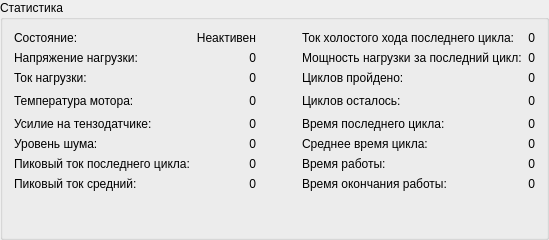
           <widget class="QGroupBox" name="gb_stats">
            <property name="sizePolicy">
             <sizepolicy hsizetype="Expanding" vsizetype="Preferred">
              <horstretch>0</horstretch>
              <verstretch>0</verstretch>
             </sizepolicy>
            </property>
            <property name="minimumSize">
             <size>
              <width>50</width>
              <height>240</height>
             </size>
            </property>
            <property name="maximumSize">
             <size>
              <width>16777215</width>
              <height>240</height>
             </size>
            </property>
            <property name="title">
             <string>Статистика</string>
            </property>
            <layout class="QGridLayout" name="gridLayout_4">
             <item row="6" column="0">
              <widget class="QLabel" name="l_peakcurrent">
               <property name="sizePolicy">
                <sizepolicy hsizetype="Expanding" vsizetype="Preferred">
                 <horstretch>0</horstretch>
                 <verstretch>0</verstretch>
                </sizepolicy>
               </property>
               <property name="text">
                <string>Пиковый ток последнего цикла:</string>
               </property>
              </widget>
             </item>
             <item row="0" column="0">
              <widget class="QLabel" name="l_globalstate">
               <property name="sizePolicy">
                <sizepolicy hsizetype="Expanding" vsizetype="Preferred">
                 <horstretch>0</horstretch>
                 <verstretch>0</verstretch>
                </sizepolicy>
               </property>
               <property name="text">
                <string>Состояние:</string>
               </property>
              </widget>
             </item>
             <item row="6" column="1">
              <widget class="QLabel" name="label_26">
               <property name="sizePolicy">
                <sizepolicy hsizetype="MinimumExpanding" vsizetype="Preferred">
                 <horstretch>0</horstretch>
                 <verstretch>0</verstretch>
                </sizepolicy>
               </property>
               <property name="text">
                <string>0</string>
               </property>
               <property name="alignment">
                <set>Qt::AlignRight|Qt::AlignTrailing|Qt::AlignVCenter</set>
               </property>
              </widget>
             </item>
             <item row="7" column="4">
              <widget class="QLabel" name="label_35">
               <property name="sizePolicy">
                <sizepolicy hsizetype="MinimumExpanding" vsizetype="Preferred">
                 <horstretch>0</horstretch>
                 <verstretch>0</verstretch>
                </sizepolicy>
               </property>
               <property name="text">
                <string>0</string>
               </property>
               <property name="alignment">
                <set>Qt::AlignRight|Qt::AlignTrailing|Qt::AlignVCenter</set>
               </property>
              </widget>
             </item>
             <item row="5" column="0">
              <widget class="QLabel" name="l_noise">
               <property name="sizePolicy">
                <sizepolicy hsizetype="Expanding" vsizetype="Preferred">
                 <horstretch>0</horstretch>
                 <verstretch>0</verstretch>
                </sizepolicy>
               </property>
               <property name="text">
                <string>Уровень шума:</string>
               </property>
              </widget>
             </item>
             <item row="1" column="0">
              <widget class="QLabel" name="l_voltage">
               <property name="sizePolicy">
                <sizepolicy hsizetype="Expanding" vsizetype="Preferred">
                 <horstretch>0</horstretch>
                 <verstretch>0</verstretch>
                </sizepolicy>
               </property>
               <property name="text">
                <string>Напряжение нагрузки:</string>
               </property>
              </widget>
             </item>
             <item row="7" column="0">
              <widget class="QLabel" name="l_peakcurrentmean">
               <property name="sizePolicy">
                <sizepolicy hsizetype="Expanding" vsizetype="Preferred">
                 <horstretch>0</horstretch>
                 <verstretch>0</verstretch>
                </sizepolicy>
               </property>
               <property name="text">
                <string>Пиковый ток средний:</string>
               </property>
              </widget>
             </item>
             <item row="7" column="1">
              <widget class="QLabel" name="label_27">
               <property name="sizePolicy">
                <sizepolicy hsizetype="MinimumExpanding" vsizetype="Preferred">
                 <horstretch>0</horstretch>
                 <verstretch>0</verstretch>
                </sizepolicy>
               </property>
               <property name="text">
                <string>0</string>
               </property>
               <property name="alignment">
                <set>Qt::AlignRight|Qt::AlignTrailing|Qt::AlignVCenter</set>
               </property>
              </widget>
             </item>
             <item row="5" column="1">
              <widget class="QLabel" name="label_25">
               <property name="sizePolicy">
                <sizepolicy hsizetype="MinimumExpanding" vsizetype="Preferred">
                 <horstretch>0</horstretch>
                 <verstretch>0</verstretch>
                </sizepolicy>
               </property>
               <property name="text">
                <string>0</string>
               </property>
               <property name="alignment">
                <set>Qt::AlignRight|Qt::AlignTrailing|Qt::AlignVCenter</set>
               </property>
              </widget>
             </item>
             <item row="4" column="0">
              <widget class="QLabel" name="l_force">
               <property name="sizePolicy">
                <sizepolicy hsizetype="Expanding" vsizetype="Preferred">
                 <horstretch>0</horstretch>
                 <verstretch>0</verstretch>
                </sizepolicy>
               </property>
               <property name="text">
                <string>Усилие на тензодатчике:</string>
               </property>
              </widget>
             </item>
             <item row="0" column="1">
              <widget class="QLabel" name="label_2">
               <property name="sizePolicy">
                <sizepolicy hsizetype="MinimumExpanding" vsizetype="Preferred">
                 <horstretch>0</horstretch>
                 <verstretch>0</verstretch>
                </sizepolicy>
               </property>
               <property name="text">
                <string>Неактивен</string>
               </property>
               <property name="alignment">
                <set>Qt::AlignRight|Qt::AlignTrailing|Qt::AlignVCenter</set>
               </property>
              </widget>
             </item>
             <item row="0" column="3">
              <widget class="QLabel" name="l_freecurrent">
               <property name="sizePolicy">
                <sizepolicy hsizetype="Expanding" vsizetype="Preferred">
                 <horstretch>0</horstretch>
                 <verstretch>0</verstretch>
                </sizepolicy>
               </property>
               <property name="text">
                <string>Ток холостого хода последнего цикла:</string>
               </property>
              </widget>
             </item>
             <item row="3" column="2">
              <spacer name="horizontalSpacer">
               <property name="orientation">
                <enum>Qt::Horizontal</enum>
               </property>
               <property name="sizeHint" stdset="0">
                <size>
                 <width>40</width>
                 <height>20</height>
                </size>
               </property>
              </spacer>
             </item>
             <item row="16" column="0">
              <spacer name="verticalSpacer">
               <property name="orientation">
                <enum>Qt::Vertical</enum>
               </property>
               <property name="sizeHint" stdset="0">
                <size>
                 <width>20</width>
                 <height>40</height>
                </size>
               </property>
              </spacer>
             </item>
             <item row="5" column="4">
              <widget class="QLabel" name="label_33">
               <property name="sizePolicy">
                <sizepolicy hsizetype="MinimumExpanding" vsizetype="Preferred">
                 <horstretch>0</horstretch>
                 <verstretch>0</verstretch>
                </sizepolicy>
               </property>
               <property name="text">
                <string>0</string>
               </property>
               <property name="alignment">
                <set>Qt::AlignRight|Qt::AlignTrailing|Qt::AlignVCenter</set>
               </property>
              </widget>
             </item>
             <item row="3" column="0">
              <widget class="QLabel" name="l_motortemp">
               <property name="sizePolicy">
                <sizepolicy hsizetype="Expanding" vsizetype="Preferred">
                 <horstretch>0</horstretch>
                 <verstretch>0</verstretch>
                </sizepolicy>
               </property>
               <property name="text">
                <string>Температура мотора:</string>
               </property>
              </widget>
             </item>
             <item row="3" column="4">
              <widget class="QLabel" name="label_31">
               <property name="sizePolicy">
                <sizepolicy hsizetype="MinimumExpanding" vsizetype="Preferred">
                 <horstretch>0</horstretch>
                 <verstretch>0</verstretch>
                </sizepolicy>
               </property>
               <property name="text">
                <string>0</string>
               </property>
               <property name="alignment">
                <set>Qt::AlignRight|Qt::AlignTrailing|Qt::AlignVCenter</set>
               </property>
              </widget>
             </item>
             <item row="1" column="4">
              <widget class="QLabel" name="label_29">
               <property name="sizePolicy">
                <sizepolicy hsizetype="MinimumExpanding" vsizetype="Preferred">
                 <horstretch>0</horstretch>
                 <verstretch>0</verstretch>
                </sizepolicy>
               </property>
               <property name="text">
                <string>0</string>
               </property>
               <property name="alignment">
                <set>Qt::AlignRight|Qt::AlignTrailing|Qt::AlignVCenter</set>
               </property>
              </widget>
             </item>
             <item row="6" column="3">
              <widget class="QLabel" name="l_worktime">
               <property name="sizePolicy">
                <sizepolicy hsizetype="Expanding" vsizetype="Preferred">
                 <horstretch>0</horstretch>
                 <verstretch>0</verstretch>
                </sizepolicy>
               </property>
               <property name="text">
                <string>Время работы:</string>
               </property>
              </widget>
             </item>
             <item row="3" column="1">
              <widget class="QLabel" name="label_23">
               <property name="sizePolicy">
                <sizepolicy hsizetype="MinimumExpanding" vsizetype="Preferred">
                 <horstretch>0</horstretch>
                 <verstretch>0</verstretch>
                </sizepolicy>
               </property>
               <property name="text">
                <string>0</string>
               </property>
               <property name="alignment">
                <set>Qt::AlignRight|Qt::AlignTrailing|Qt::AlignVCenter</set>
               </property>
              </widget>
             </item>
             <item row="5" column="3">
              <widget class="QLabel" name="l_meancycletime">
               <property name="sizePolicy">
                <sizepolicy hsizetype="Expanding" vsizetype="Preferred">
                 <horstretch>0</horstretch>
                 <verstretch>0</verstretch>
                </sizepolicy>
               </property>
               <property name="text">
                <string>Среднее время цикла:</string>
               </property>
              </widget>
             </item>
             <item row="2" column="3">
              <widget class="QLabel" name="l_cyclescurrent">
               <property name="sizePolicy">
                <sizepolicy hsizetype="Expanding" vsizetype="Preferred">
                 <horstretch>0</horstretch>
                 <verstretch>0</verstretch>
                </sizepolicy>
               </property>
               <property name="text">
                <string>Циклов пройдено:</string>
               </property>
              </widget>
             </item>
             <item row="7" column="3">
              <widget class="QLabel" name="l_workendtime">
               <property name="sizePolicy">
                <sizepolicy hsizetype="Expanding" vsizetype="Preferred">
                 <horstretch>0</horstretch>
                 <verstretch>0</verstretch>
                </sizepolicy>
               </property>
               <property name="text">
                <string>Время окончания работы:</string>
               </property>
              </widget>
             </item>
             <item row="4" column="4">
              <widget class="QLabel" name="label_32">
               <property name="sizePolicy">
                <sizepolicy hsizetype="MinimumExpanding" vsizetype="Preferred">
                 <horstretch>0</horstretch>
                 <verstretch>0</verstretch>
                </sizepolicy>
               </property>
               <property name="text">
                <string>0</string>
               </property>
               <property name="alignment">
                <set>Qt::AlignRight|Qt::AlignTrailing|Qt::AlignVCenter</set>
               </property>
              </widget>
             </item>
             <item row="2" column="0">
              <widget class="QLabel" name="l_current">
               <property name="sizePolicy">
                <sizepolicy hsizetype="Expanding" vsizetype="Preferred">
                 <horstretch>0</horstretch>
                 <verstretch>0</verstretch>
                </sizepolicy>
               </property>
               <property name="text">
                <string>Ток нагрузки:</string>
               </property>
              </widget>
             </item>
             <item row="1" column="3">
              <widget class="QLabel" name="l_loadcurrent">
               <property name="sizePolicy">
                <sizepolicy hsizetype="Expanding" vsizetype="Preferred">
                 <horstretch>0</horstretch>
                 <verstretch>0</verstretch>
                </sizepolicy>
               </property>
               <property name="text">
                <string>Мощность нагрузки за последний цикл:</string>
               </property>
              </widget>
             </item>
             <item row="6" column="4">
              <widget class="QLabel" name="label_34">
               <property name="sizePolicy">
                <sizepolicy hsizetype="MinimumExpanding" vsizetype="Preferred">
                 <horstretch>0</horstretch>
                 <verstretch>0</verstretch>
                </sizepolicy>
               </property>
               <property name="text">
                <string>0</string>
               </property>
               <property name="alignment">
                <set>Qt::AlignRight|Qt::AlignTrailing|Qt::AlignVCenter</set>
               </property>
              </widget>
             </item>
             <item row="4" column="1">
              <widget class="QLabel" name="label_24">
               <property name="sizePolicy">
                <sizepolicy hsizetype="MinimumExpanding" vsizetype="Preferred">
                 <horstretch>0</horstretch>
                 <verstretch>0</verstretch>
                </sizepolicy>
               </property>
               <property name="text">
                <string>0</string>
               </property>
               <property name="alignment">
                <set>Qt::AlignRight|Qt::AlignTrailing|Qt::AlignVCenter</set>
               </property>
              </widget>
             </item>
             <item row="1" column="1">
              <widget class="QLabel" name="label_21">
               <property name="sizePolicy">
                <sizepolicy hsizetype="MinimumExpanding" vsizetype="Preferred">
                 <horstretch>0</horstretch>
                 <verstretch>0</verstretch>
                </sizepolicy>
               </property>
               <property name="text">
                <string>0</string>
               </property>
               <property name="alignment">
                <set>Qt::AlignRight|Qt::AlignTrailing|Qt::AlignVCenter</set>
               </property>
              </widget>
             </item>
             <item row="2" column="1">
              <widget class="QLabel" name="label_22">
               <property name="sizePolicy">
                <sizepolicy hsizetype="MinimumExpanding" vsizetype="Preferred">
                 <horstretch>0</horstretch>
                 <verstretch>0</verstretch>
                </sizepolicy>
               </property>
               <property name="text">
                <string>0</string>
               </property>
               <property name="alignment">
                <set>Qt::AlignRight|Qt::AlignTrailing|Qt::AlignVCenter</set>
               </property>
              </widget>
             </item>
             <item row="2" column="4">
              <widget class="QLabel" name="label_30">
               <property name="sizePolicy">
                <sizepolicy hsizetype="MinimumExpanding" vsizetype="Preferred">
                 <horstretch>0</horstretch>
                 <verstretch>0</verstretch>
                </sizepolicy>
               </property>
               <property name="text">
                <string>0</string>
               </property>
               <property name="alignment">
                <set>Qt::AlignRight|Qt::AlignTrailing|Qt::AlignVCenter</set>
               </property>
              </widget>
             </item>
             <item row="0" column="4">
              <widget class="QLabel" name="label_28">
               <property name="sizePolicy">
                <sizepolicy hsizetype="MinimumExpanding" vsizetype="Preferred">
                 <horstretch>0</horstretch>
                 <verstretch>0</verstretch>
                </sizepolicy>
               </property>
               <property name="text">
                <string>0</string>
               </property>
               <property name="alignment">
                <set>Qt::AlignRight|Qt::AlignTrailing|Qt::AlignVCenter</set>
               </property>
              </widget>
             </item>
             <item row="3" column="3">
              <widget class="QLabel" name="l_cycleselapsed">
               <property name="sizePolicy">
                <sizepolicy hsizetype="Expanding" vsizetype="Preferred">
                 <horstretch>0</horstretch>
                 <verstretch>0</verstretch>
                </sizepolicy>
               </property>
               <property name="text">
                <string>Циклов осталось:</string>
               </property>
              </widget>
             </item>
             <item row="4" column="3">
              <widget class="QLabel" name="l_lastcycletime">
               <property name="sizePolicy">
                <sizepolicy hsizetype="Expanding" vsizetype="Preferred">
                 <horstretch>0</horstretch>
                 <verstretch>0</verstretch>
                </sizepolicy>
               </property>
               <property name="text">
                <string>Время последнего цикла:</string>
               </property>
              </widget>
             </item>
            </layout>
           </widget>
